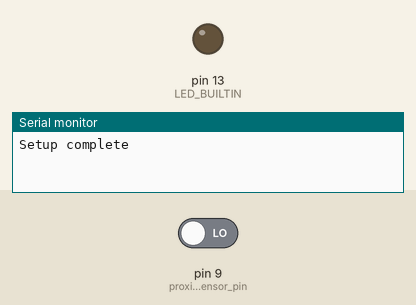
Simulated run of this sketch. Board: Arduino Uno, built with avr-gcc and run on an emulated ATmega328P. Parts: output pins drawn as LEDs (lit = HIGH), the last lines printed to the serial monitor. The test bench sets the inputs (shaded band); at power-on: pin 9 (proximity_sensor_pin) LOW. Pins used as bus, display or sensor lines are not drawn.

Above: at 1.2 s.
1.3 s: pin 9 (proximity_sensor_pin) driven HIGH
At 2.1 s:
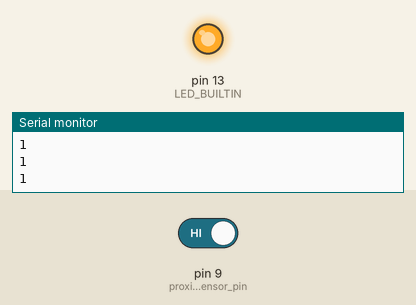
Timing chart, 0 to 4.3 s (numbered marks = the images above; inputs shaded):
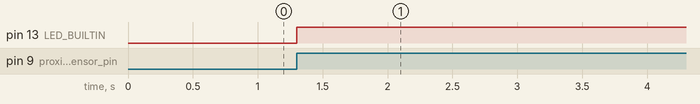

The sketch:

digital_proximity_sensor.ino
```cpp
// https://github.com/guillaume-rico/SharpIR
// https://hackaday.com/2009/01/05/parts-digital-proximity-sensor-sharp-gp2y0d02/

const int proximity_sensor_pin = 9;
const int pneumatic_sensor_pin = 8;
int proximity_sensor_state = 0;

void setup() {
  Serial.begin(9600);
  pinMode(LED_BUILTIN, OUTPUT);
  pinMode(proximity_sensor_pin, INPUT);
  pinMode(pneumatic_sensor_pin, OUTPUT);

  digitalWrite(pneumatic_sensor_pin, LOW);

  Serial.println("Setup complete");
}

void loop() {
  // Turn on the relay (activating the solenoid valve)
  proximity_sensor_state = digitalRead(proximity_sensor_pin);
  if(proximity_sensor_state==HIGH)
  {
    Serial.println(proximity_sensor_state);
    digitalWrite(LED_BUILTIN, HIGH);
    digitalWrite(pneumatic_sensor_pin, HIGH);
    // delay(2000);
    // digitalWrite(pneumatic_sensor_pin, LOW);
  }
  else
  {
    // digitalWrite(LED_BUILTIN, LOW);
  }

  delay(1);
}
```

Measured:
- after the input at 1.3 s, pin 13 (LED_BUILTIN): LOW → HIGH at once
